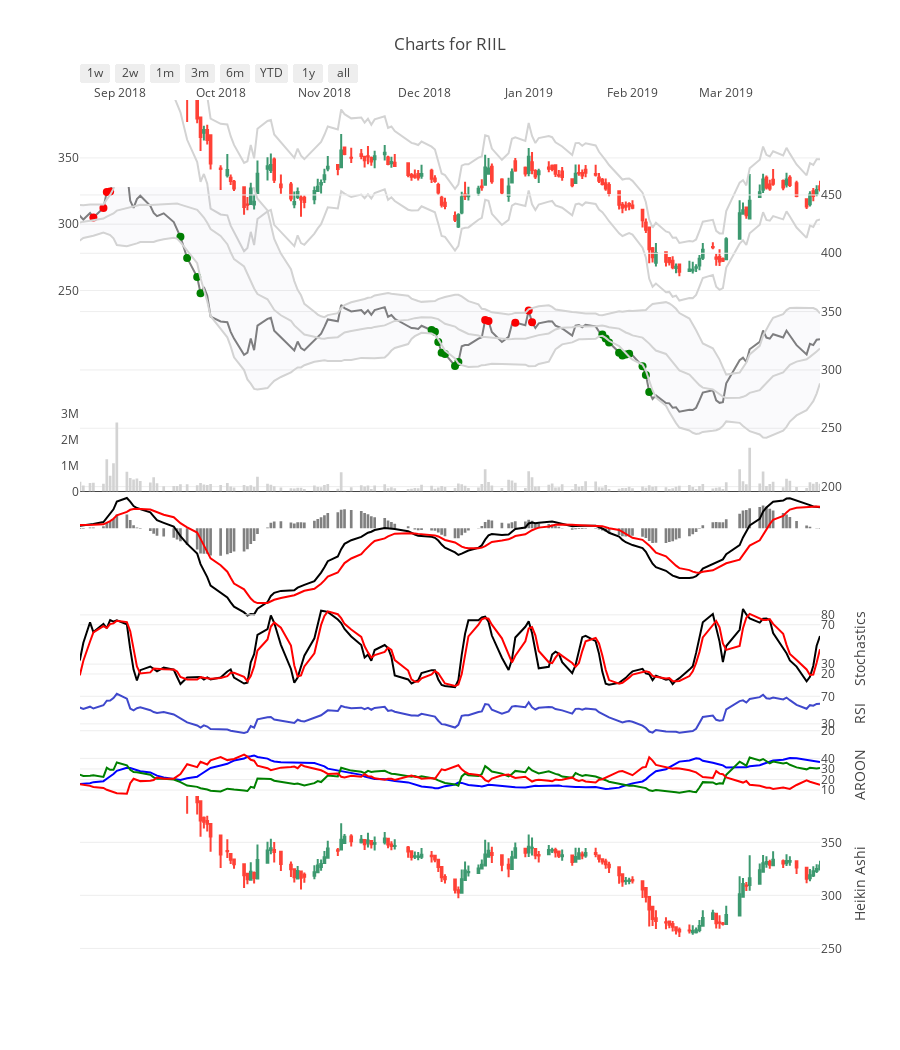

This figure's notebook cell:
### Code cell
#Entry Criterion
'''labels[
    ((price.ADX>=25)&(price.macd.shift(1) < price.macdsignal.shift(1)) & (price.macd.shift(3) >= price.macd.shift(2)) & (price.macd>price.macd.shift(1))) |
    ((price.ADX>=25)&(price.macd.shift(3) <= price.macdsignal.shift(3)) & (price.macdhist > 0))
] = S.BUY

#Exit Criterion
labels[
     ((price.ADX <30) & (price.delBBUP<=0.2) )|
     ((price.macd.shift(1) >= price.macdsignal.shift(1)) & (price.macdhist <= 0))
] = S.SELL'''


# buy and sell decisions are stored in arrays for plotting purpose(visualisation)

buy = price[labels['holdings']==S.BUY]
sell = price[labels['holdings']==S.SELL]

#################################
#   Plotting Data              #
###############################

rangeMin = price.index[-150]
rangeMax = price.index[-1]

%run "freedom_plot.ipynb"

### Figure 1 — Plotly figure (JSON) as saved in the notebook; plotly's stock layout.template omitted (floating-point values rounded to 4 significant figures; data arrays with more than 128 entries replaced by an {"elided": "..."} marker saying what was removed)
{"data": [{"close": {"elided": "200 float values"}, "high": {"elided": "200 float values"}, "low": {"elided": "200 float values"}, "name": "Candlestick", "open": {"elided": "200 float values"}, "showlegend": false, "type": "candlestick", "uid": "591a9d51-60e9-476b-8bf5-1d6f8c7a8309", "x": {"elided": "200 str values"}, "xaxis": "x", "yaxis": "y"}, {"marker": {"color": "lightgrey", "size": 2}, "mode": "lines", "name": "Chandlier", "showlegend": false, "type": "scatter", "uid": "b73bf0c6-68a6-4fd9-9be5-824a79077d7a", "x": {"elided": "200 str values"}, "xaxis": "x", "y": {"elided": "200 float values"}, "yaxis": "y"}, {"marker": {"color": "lightgrey", "size": 2}, "mode": "lines", "name": "Chandlier", "showlegend": false, "type": "scatter", "uid": "90aef311-6d83-415b-9e5d-393999265152", "x": {"elided": "200 str values"}, "xaxis": "x", "y": {"elided": "200 float values"}, "yaxis": "y"}, {"marker": {"color": "grey", "size": 2}, "mode": "lines", "name": "Close Price", "showlegend": false, "type": "scatter", "uid": "608a4d34-33f3-4c37-b2dc-9d1331b34f21", "x": {"elided": "200 str values"}, "xaxis": "x", "y": {"elided": "200 float values"}, "yaxis": "y2"}, {"marker": {"color": "green", "size": 8}, "mode": "markers", "name": "Buy", "showlegend": false, "type": "scatter", "uid": "291c847d-c6f3-4350-abf1-cebdbf1a2ea0", "x": ["2018-07-19", "2018-07-20", "2018-09-19", "2018-09-21", "2018-09-24", "2018-09-25", "2018-12-03", "2018-12-04", "2018-12-05", "2018-12-06", "2018-12-07", "2018-12-10", "2018-12-11", "2019-01-23", "2019-01-24", "2019-01-25", "2019-01-28", "2019-01-29", "2019-01-30", "2019-01-31", "2019-02-04", "2019-02-05", "2019-02-06"], "xaxis": "x", "y": [404.6, 408.3, 414.1, 396, 379.6, 365.7, 334.2, 332.6, 323.9, 314.7, 313.8, 303.4, 306.9, 330.4, 327, 323.4, 314.7, 312.4, 313.2, 313.9, 303.1, 295.8, 281.1], "yaxis": "y2"}, {"marker": {"color": "red", "size": 8}, "mode": "markers", "name": "Sell", "showlegend": false, "type": "scatter", "uid": "49d3c42b-f02a-4c9e-9a39-92bbc1d796cc", "x": ["2018-06-11", "2018-06-12", "2018-06-13", "2018-06-14", "2018-06-15", "2018-06-20", "2018-07-31", "2018-08-01", "2018-08-03", "2018-08-09", "2018-08-10", "2018-08-24", "2018-08-27", "2018-08-28", "2018-08-29", "2018-12-19", "2018-12-20", "2018-12-28", "2019-01-01", "2019-01-02"], "xaxis": "x", "y": [459.3, 448.3, 453.8, 457.8, 449.8, 452.1, 436.1, 431.4, 432.9, 444.2, 432, 430.8, 438.9, 452.6, 453, 342.8, 341.9, 340.6, 350.9, 340.8], "yaxis": "y2"}, {"line": {"color": "lightgrey"}, "name": "BB_up", "showlegend": false, "type": "scatter", "uid": "c1e7e38f-db9e-40c0-a757-902a7f492627", "x": {"elided": "200 str values"}, "xaxis": "x", "y": {"elided": "200 float values"}, "yaxis": "y2"}, {"fill": "tonexty", "fillcolor": "rgba(0,40,100,0.02)", "line": {"color": "lightgrey"}, "name": "BB_mid", "showlegend": false, "type": "scatter", "uid": "585c4022-2b8d-4d9b-a173-cdfb81a87bcd", "x": {"elided": "200 str values"}, "xaxis": "x", "y": {"elided": "200 float values"}, "yaxis": "y2"}, {"fill": "tonexty", "fillcolor": "rgba(0,40,100,0.02)", "line": {"color": "lightgrey"}, "name": "BB_low", "showlegend": false, "type": "scatter", "uid": "105f2521-1007-4f2c-9c1b-af18db8a4aa8", "x": {"elided": "200 str values"}, "xaxis": "x", "y": {"elided": "200 float values"}, "yaxis": "y2"}, {"marker": {"color": "lightgrey"}, "name": "Volume", "showlegend": false, "type": "bar", "uid": "cafa5af5-f3f7-4364-92c0-589b2a41ac57", "x": {"elided": "200 str values"}, "xaxis": "x", "y": {"elided": "200 int values"}, "yaxis": "y3"}, {"line": {"color": "black"}, "name": "MACD", "showlegend": false, "type": "scatter", "uid": "ac772561-f61c-47be-9fc1-de26111b92ff", "x": {"elided": "200 str values"}, "xaxis": "x", "y": {"elided": "200 float values"}, "yaxis": "y4"}, {"line": {"color": "red"}, "name": "MACD signal", "showlegend": false, "type": "scatter", "uid": "7664d549-0279-4c43-85e0-2d7df118bda0", "x": {"elided": "200 str values"}, "xaxis": "x", "y": {"elided": "200 float values"}, "yaxis": "y4"}, {"marker": {"color": "grey"}, "name": "MACD Hist", "showlegend": false, "type": "bar", "uid": "4a119bf6-29d6-469a-ad8e-34292a1166ef", "x": {"elided": "200 str values"}, "xaxis": "x", "y": {"elided": "200 float values"}, "yaxis": "y4"}, {"line": {"color": "black"}, "name": "%K", "showlegend": false, "type": "scatter", "uid": "74e39c7b-10c4-4699-98cb-a4e5386df989", "x": {"elided": "200 str values"}, "xaxis": "x", "y": {"elided": "200 float values"}, "yaxis": "y6"}, {"line": {"color": "red"}, "name": "%D", "showlegend": false, "type": "scatter", "uid": "859e53ea-2fcb-4908-a6e0-d3c8862245bc", "x": {"elided": "200 str values"}, "xaxis": "x", "y": {"elided": "200 float values"}, "yaxis": "y6"}, {"line": {"color": "rgb(63, 72, 204)"}, "mode": "lines", "name": "RSI", "showlegend": false, "type": "scatter", "uid": "818f8820-51a5-441f-b901-1e69818d0be2", "x": {"elided": "200 str values"}, "xaxis": "x", "y": {"elided": "200 float values"}, "yaxis": "y7"}, {"line": {"color": "blue"}, "name": "ADX", "showlegend": false, "type": "scatter", "uid": "ab18376f-9e69-4d58-9b11-17e4216885eb", "x": {"elided": "200 str values"}, "xaxis": "x", "y": {"elided": "200 float values"}, "yaxis": "y8"}, {"line": {"color": "green"}, "name": "DI+", "showlegend": false, "type": "scatter", "uid": "d7d9cc7e-1389-465a-bea0-e78927dcbc90", "x": {"elided": "200 str values"}, "xaxis": "x", "y": {"elided": "200 float values"}, "yaxis": "y8"}, {"line": {"color": "red"}, "name": "DI-", "showlegend": false, "type": "scatter", "uid": "978e7a7f-8f2f-4c53-a26a-1ae9b3f06c94", "x": {"elided": "200 str values"}, "xaxis": "x", "y": {"elided": "200 float values"}, "yaxis": "y8"}, {"close": {"elided": "200 float values"}, "high": {"elided": "200 float values"}, "low": {"elided": "200 float values"}, "name": "Heikin Ashi", "open": {"elided": "200 float values"}, "showlegend": false, "type": "candlestick", "uid": "29cf3262-6152-434d-b2b8-7007f0932943", "x": {"elided": "200 str values"}, "xaxis": "x", "yaxis": "y9"}], "layout": {"height": 1050, "legend": {"orientation": "h"}, "plot_bgcolor": "rgba(0,0,0,0)", "title": {"text": "Charts for RIIL"}, "xaxis": {"range": ["2018-08-20", "2019-03-29"], "rangeselector": {"buttons": [{"count": 7, "label": "1w", "step": "day", "stepmode": "backward"}, {"count": 14, "label": "2w", "step": "day", "stepmode": "backward"}, {"count": 1, "label": "1m", "step": "month", "stepmode": "backward"}, {"count": 3, "label": "3m", "step": "month", "stepmode": "backward"}, {"count": 6, "label": "6m", "step": "month", "stepmode": "backward"}, {"count": 1, "label": "YTD", "step": "year", "stepmode": "todate"}, {"count": 1, "label": "1y", "step": "year", "stepmode": "backward"}, {"step": "all"}]}, "rangeslider": {"visible": false}, "side": "top"}, "yaxis": {"domain": [0.75, 1], "range": [229.6, 393.7], "showgrid": true, "side": "left"}, "yaxis2": {"domain": [0.55, 0.9], "range": [195.8, 456.8], "showgrid": true, "side": "right"}, "yaxis3": {"domain": [0.55, 0.65], "showgrid": false, "side": "left"}, "yaxis4": {"domain": [0.4, 0.55], "side": "right", "title": {"text": "MACD"}, "visible": false}, "yaxis5": {"scaleanchor": "y4", "scaleratio": 1.5, "showgrid": false, "side": "right", "visible": false}, "yaxis6": {"domain": [0.32, 0.42], "side": "right", "ticktext": [80, 70, 30, 20], "tickvals": [80, 70, 30, 20], "title": {"text": "Stochastics"}}, "yaxis7": {"domain": [0.27, 0.32], "side": "right", "ticktext": [80, 70, 30, 20], "tickvals": [80, 70, 30, 20], "title": {"text": "RSI"}}, "yaxis8": {"domain": [0.2, 0.25], "side": "right", "title": {"text": "AROON"}}, "yaxis9": {"domain": [0, 0.2], "range": [229.6, 393.7], "side": "right", "title": {"text": "Heikin Ashi"}}}}
